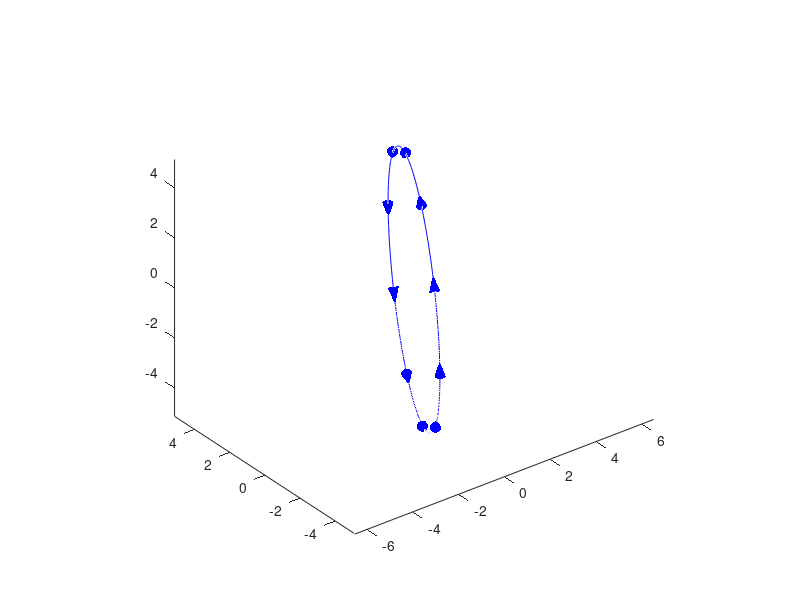

Source code (MATLAB):
% circle parameters
r = 5;
cxyz = [0; 0; 0]; % center
N = randn(3,1); % normal to circle plane
N = N(:)/norm(N);
Q = null(N');
cfun = @(tt) cxyz + r*Q*[cos(tt); sin(tt)];
close all
hold on
xyz = cfun(linspace(0,2*pi,361));
plot3(xyz(1,:),xyz(2,:),xyz(3,:),'b');

% 3D arrows parameters
m = 10; % number of arrows
h = 0.12*r; % height
w = 0.08*r; % width
dir = -1; % 1 anticlock, -1 clock
p = 10; % #circular discretization of the arrow
phi = linspace(0,2*pi,p+1);
Va = [(w/2)*cos(phi);
      (-dir*h)+zeros(size(phi));
      (w/2)*sin(phi)];
Va(:,end+1) = [0; 0; 0];
F = [ 1:p;
      2:p+1;
     (p+2)+zeros(1,p)].';
F2 = 1:p+1; 
Q = [Q, N];
for k=1:m
    tt = 2*pi*k/m;
    R = [cos(tt) -sin(tt)  0;
         sin(tt)  cos(tt)  0;
         0        0        1];
   Vk = cfun(tt)+  Q*R*Va;
   patch('Faces', F, 'Vertices', Vk', 'FaceColor', 'b', 'EdgeColor', 'none');
   patch('Faces', F2, 'Vertices', Vk', 'FaceColor', 'b', 'EdgeColor', 'none');
end
axis equal; 
view(3)